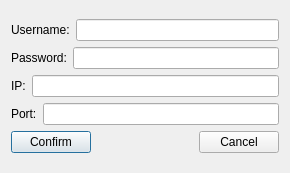
<?xml version="1.0" encoding="UTF-8"?>
<ui version="4.0">
 <class>PuttyInformationDialog</class>
 <widget class="QDialog" name="PuttyInformationDialog">
  <property name="geometry">
   <rect>
    <x>0</x>
    <y>0</y>
    <width>290</width>
    <height>173</height>
   </rect>
  </property>
  <property name="windowTitle">
   <string>PuttyInformationDialog</string>
  </property>
  <layout class="QVBoxLayout" name="verticalLayout_2">
   <item>
    <layout class="QVBoxLayout" name="verticalLayout">
     <item>
      <layout class="QHBoxLayout" name="horizontalLayout">
       <item>
        <widget class="QLabel" name="Usernamelabel">
         <property name="text">
          <string>Username:</string>
         </property>
        </widget>
       </item>
       <item>
        <widget class="QLineEdit" name="UsernamelineEdit"/>
       </item>
      </layout>
     </item>
     <item>
      <layout class="QHBoxLayout" name="horizontalLayout_2">
       <item>
        <widget class="QLabel" name="Passwordlabel">
         <property name="text">
          <string>Password:</string>
         </property>
        </widget>
       </item>
       <item>
        <widget class="QLineEdit" name="PasswordlineEdit"/>
       </item>
      </layout>
     </item>
     <item>
      <layout class="QHBoxLayout" name="horizontalLayout_3">
       <item>
        <widget class="QLabel" name="IPlabel">
         <property name="text">
          <string>IP:</string>
         </property>
        </widget>
       </item>
       <item>
        <widget class="QLineEdit" name="IPlineEdit"/>
       </item>
      </layout>
     </item>
     <item>
      <layout class="QHBoxLayout" name="horizontalLayout_4">
       <item>
        <widget class="QLabel" name="Portlabel">
         <property name="text">
          <string>Port:</string>
         </property>
        </widget>
       </item>
       <item>
        <widget class="QLineEdit" name="PortlineEdit"/>
       </item>
      </layout>
     </item>
     <item>
      <layout class="QHBoxLayout" name="horizontalLayout_5">
       <item>
        <widget class="QPushButton" name="ConfirmpushButton">
         <property name="text">
          <string>Confirm</string>
         </property>
        </widget>
       </item>
       <item>
        <spacer name="horizontalSpacer">
         <property name="orientation">
          <enum>Qt::Horizontal</enum>
         </property>
         <property name="sizeHint" stdset="0">
          <size>
           <width>40</width>
           <height>20</height>
          </size>
         </property>
        </spacer>
       </item>
       <item>
        <widget class="QPushButton" name="CancelpushButton">
         <property name="text">
          <string>Cancel</string>
         </property>
        </widget>
       </item>
      </layout>
     </item>
    </layout>
   </item>
  </layout>
 </widget>
 <layoutdefault spacing="6" margin="11"/>
 <resources/>
 <connections/>
</ui>
